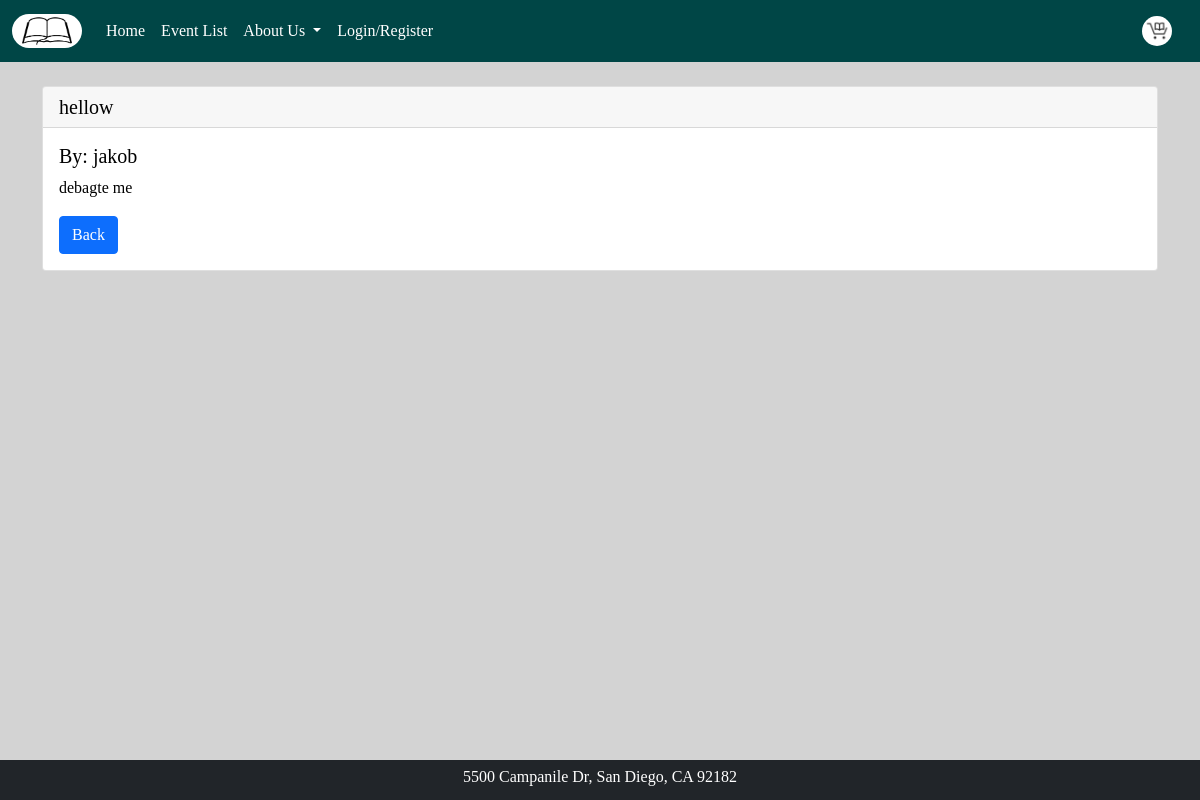
/members/blogview/3, run on the app's committed database.
### members/models.py (models this page shows, shortened)
class Post(models.Model):
    title = models.CharField(max_length=255)
    author = models.OneToOneField(User, null = True, blank=True, on_delete=models.CASCADE)
    body = models.TextField()

### members/views.py (the view)
# urls.py: path('blogview/<int:pk>', BlogView.as_view(), name='blogview'),
class BlogView(DetailView):
    model = Post
    template_name = 'post_detail.html'

### members/templates/post_detail.html (shortened to what this page needs)
{% extends 'base.html' %}
{% block content %}
<div class="container">
<div class="card">
    <h5 class="card-header">{{post.title}}</h5>
    <div class="card-body">
      <h5 class="card-title">By: {{post.author.first_name}}</h5>
      <p class="card-text">{{post.body}}</p>
      <a href="{% url 'blog' %}" class="btn btn-primary">Back</a>
    </div>
</div>
</div>
{% endblock %}

### covebooks/static/css/styles.css (style rules this page uses)
body { background-color: lightgrey; color: black; font-family: American Typewriter, serif ; }

### data on the page
Post: title "hellow", author.first_name "jakob", body "debagte me"
